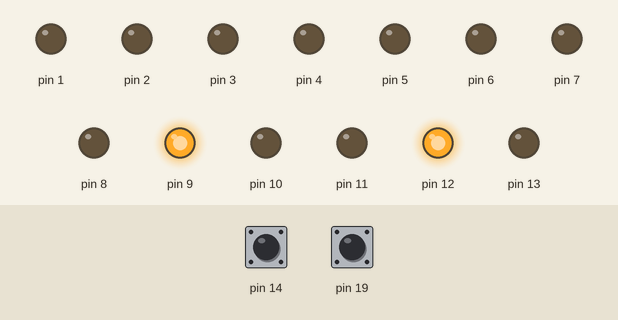
Recording of a sketch running on a simulated Arduino Uno, built with avr-gcc and run on an emulated ATmega328P. On the bench: output pins drawn as LEDs (lit = HIGH). Inputs (shaded band) come from the test bench; at power-on: pin 14 HIGH, pin 19 HIGH.

Above: at 1.2 s.
1.3 s: pin 14 pulled LOW for 1 s
At 2.8 s:
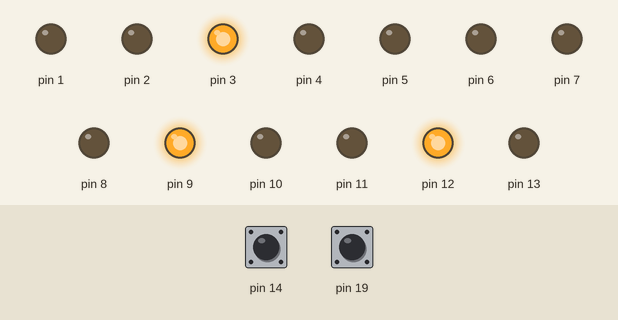
3.8 s: pin 19 pulled LOW for 3.2 s
At 8.2 s:
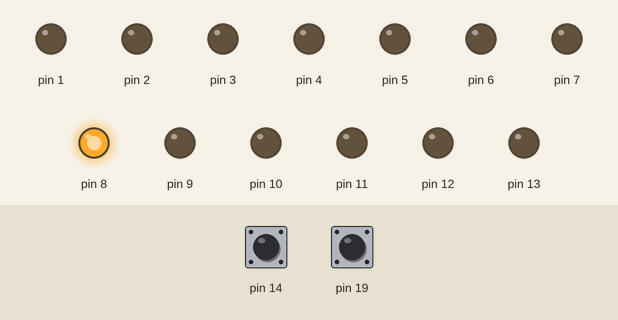
8.5 s: pin 14 pulled LOW for 0.15 s
At 9.5 s:
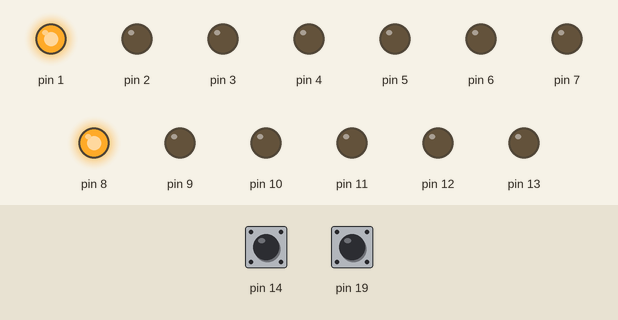
10.2 s: pin 19 pulled LOW for 0.15 s
At 10.8 s:
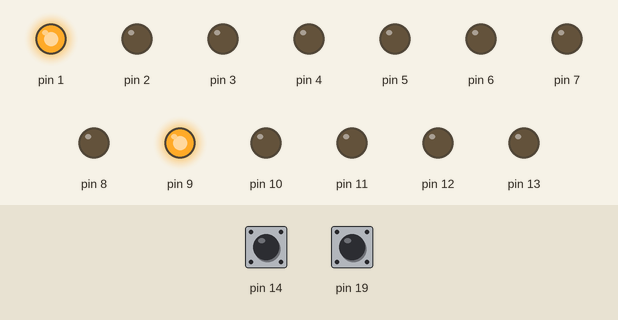
11.9 s: pin 19 pulled LOW for 1 s
At 13.3 s:
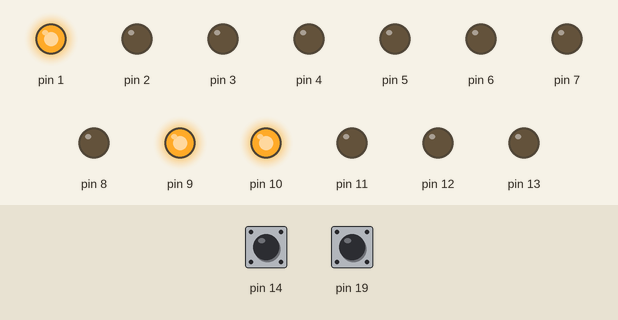
14.4 s: pin 14 pulled LOW for 0.15 s
At 15.2 s:
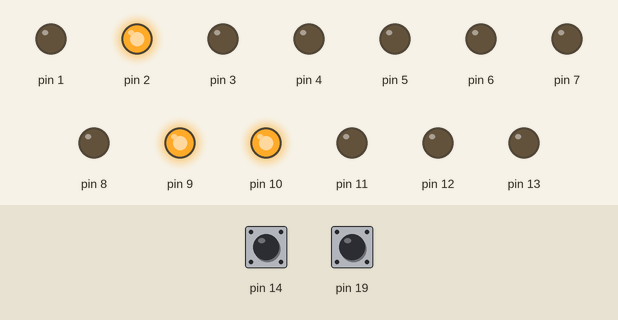
Timing chart, 0 to 17.1 s (numbered marks = the images above; inputs shaded):
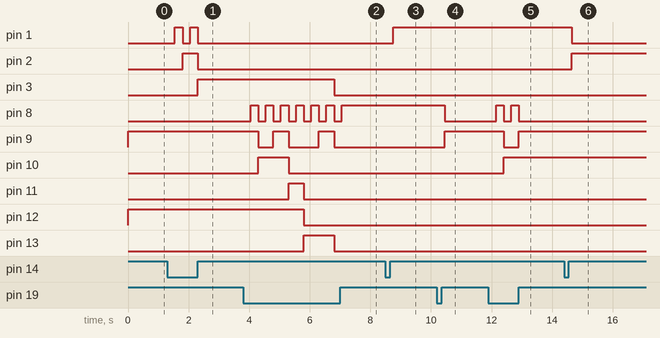

The sketch:

binary_clock.ino
```cpp
/*
  An open-source binary clock for Arduino.
  Source :   http://www.instructables.com/id/LED-Binary-Clock-1/
  Modified : https://www.sla99.fr
  Date : 2018-02-14
*/

int second = 0, minute = 0, hour = 12; //start the time on 00:00:00
int munit = 0;
int hunit = 0;
int valm = 0;
int valh = 0;
int ledstats = 0;
int i = 0;
boolean light = 1;

void setup() { //set outputs and inputs
  pinMode(1, OUTPUT); pinMode(2, OUTPUT); pinMode(3, OUTPUT); pinMode(4, OUTPUT); pinMode(5, OUTPUT);
  pinMode(6, OUTPUT); pinMode(7, OUTPUT); pinMode(8, OUTPUT); pinMode(9, OUTPUT); pinMode(10, OUTPUT);
  pinMode(11, OUTPUT); pinMode(12, OUTPUT); pinMode(13, OUTPUT);

  // pinMode(18, INPUT);
  pinMode(14, INPUT);
  pinMode(19, INPUT);
  digitalWrite(14, HIGH);
  digitalWrite(19, HIGH);
}


void loop() {

  static unsigned long lastTick = 0; // set up a local variable to hold the last time we moved forward one second
  // (static variables are initialized once and keep their values between function calls)
  // move forward one second every 1000 milliseconds

  if (millis() - lastTick >= 1000) {
    lastTick = millis();
    second++;

  }

  // move forward one minute every 60 seconds
  if (second >= 60) {
    minute++;
    second = 0; // reset seconds to zero
  }

  // move forward one hour every 60 minutes
  if (minute >= 60) {
    hour++;
    minute = 0; // reset minutes to zero
  }

  if (hour >= 24) {
    hour = 0;
    minute = 0; // reset minutes to zero
  }

  munit = minute % 10; //sets the variable munit and hunit for the unit digits
  hunit = hour % 10;

  //minutes units
  if (munit == 1 || munit == 3 || munit == 5 || munit == 7 || munit == 9) {digitalWrite(1, HIGH);}else{digitalWrite(1, LOW);}
  if (munit == 2 || munit == 3 || munit == 6 || munit == 7) {digitalWrite(2, HIGH);}else{digitalWrite(2, LOW);}
  if (munit == 4 || munit == 5 || munit == 6 || munit == 7) {digitalWrite(3, HIGH);}else{digitalWrite(3, LOW);}
  if (munit == 8 || munit == 9) { digitalWrite(4, HIGH);}else{digitalWrite(4, LOW);}

  //minutes
  if ((minute >= 10 && minute < 20) || (minute >= 30 && minute < 40) || (minute >= 50 && minute < 60))  {digitalWrite(5, HIGH);}else{digitalWrite(5, LOW);}
  if (minute >= 20 && minute < 40)  {digitalWrite(6, HIGH);}else{digitalWrite(6, LOW);}
  if (minute >= 40 && minute < 60) {digitalWrite(7, HIGH);}else{digitalWrite(7, LOW);}

  //hour units
  if (hunit == 1 || hunit == 3 || hunit == 5 || hunit == 7 || hunit == 9) {digitalWrite(8, HIGH);} else {digitalWrite(8, LOW);}
  if (hunit == 2 || hunit == 3 || hunit == 6 || hunit == 7) {digitalWrite(9, HIGH);} else{digitalWrite(9, LOW);}
  if (hunit == 4 || hunit == 5 || hunit == 6 || hunit == 7) {digitalWrite(10, HIGH);} else{digitalWrite(10, LOW);}
  if (hunit == 8 || hunit == 9) {digitalWrite(11, HIGH);} else{digitalWrite(11, LOW);}

  //hour
  if (hour >= 10 && hour < 20){digitalWrite(12, HIGH);}else {digitalWrite(12, LOW);}
  if (hour >= 20 && hour < 24){digitalWrite(13, HIGH);}else {digitalWrite(13, LOW);}

  valm = digitalRead(14);    // add one minute when pressed
  if (valm == LOW) {
    minute++;
    second = 0;
    delay(250);
  }

  valh = digitalRead(19);    // add one hour when pressed
  if (valh == LOW) {
    hour++;
    second = 0;
    delay(250);
  }
}
```

Measured:
- after the input at 1.3 s, pin 1: alternates HIGH for 0.25 s and LOW for 0.25 s, 4 changes in all, then stays LOW, starting after 0.25 s; pin 2: LOW → HIGH after 0.50 s, → LOW 0.50 s later; pin 3: LOW → HIGH after 1.0 s
- after the input at 3.8 s, pin 3: HIGH → LOW after 3.0 s; pin 8: alternates HIGH for 0.25 s and LOW for 0.25 s, 13 changes in all, then stays HIGH, starting after 0.25 s
- after the input at 8.5 s, pin 1: LOW → HIGH after 0.25 s
- after the input at 10.2 s, pin 8: HIGH → LOW after 0.25 s; pin 9: LOW → HIGH after 0.25 s
- after the input at 11.9 s, pin 8: alternates HIGH for 0.25 s and LOW for 0.25 s, 4 changes in all, then stays LOW, starting after 0.25 s; pin 9: HIGH → LOW after 0.50 s, → HIGH 0.50 s later; pin 10: LOW → HIGH after 0.50 s
- after the input at 14.4 s, pin 1: HIGH → LOW after 0.25 s; pin 2: LOW → HIGH after 0.25 s
